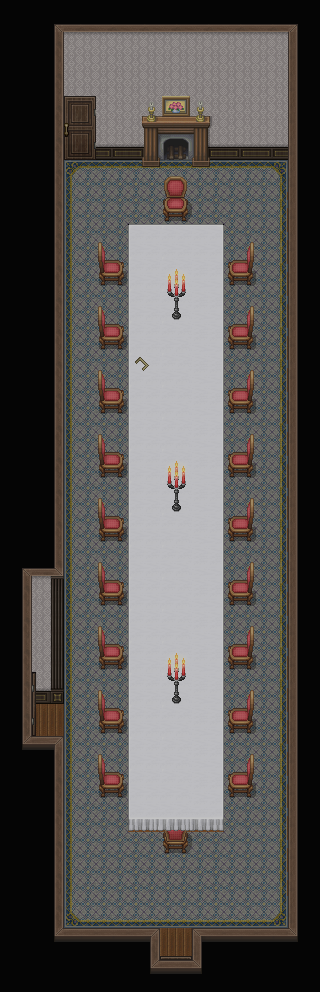

A level layout from a 2D game, rendered from its tile map. Below: a short description, then the map file with tile-grid data replaced by summaries:
An orthogonal 10x31 tile map with 32x32 px tiles, 19 tile layers (壁周り, 床, 床, 床, ...), 14 tilesets.

<map version="1.10" tiledversion="1.11.2" orientation="orthogonal" renderorder="right-down" width="10" height="31" tilewidth="32" tileheight="32" infinite="0" nextlayerid="22" nextobjectid="1">
 <tileset firstgid="1" source="black.tsx" />
 <tileset firstgid="2" source="Wall01-01.tsx" />
 <tileset firstgid="14" source="Inside-CastleTown-B.tsx" />
 <tileset firstgid="270" source="EuropeanI-A201-1.tsx" />
 <tileset firstgid="324" source="Inside-Town-A2-1.tsx" />
 <tileset firstgid="330" source="Inside-Town-A2.tsx" />
 <tileset firstgid="522" source="Inside-CastleTown-C.tsx" />
 <tileset firstgid="778" source="EuropeanI-B01.tsx" />
 <tileset firstgid="1034" source="BlackMagic02.tsx" />
 <tileset firstgid="1082" source="ModernI-A501.tsx" />
 <tileset firstgid="1210" source="Inside-Town-A5.tsx" />
 <tileset firstgid="1338" source="ST-Room-I01.tsx" />
 <tileset firstgid="1618" source="Door.tsx" />
 <tileset firstgid="1630" source="食道ギミック.tsx" />
 <layer id="1" name="壁周り" width="10" height="31" locked="1">
  <data>[310 cells, 108 non-empty, 1 distinct tile ids]</data>
 </layer>
 <layer id="20" name="床" width="10" height="31" locked="1">
  <data>[310 cells, 3 non-empty, 1 distinct tile ids]</data>
 </layer>
 <layer id="21" name="床" width="10" height="31" locked="1">
  <data>[310 cells, 58 non-empty, 1 distinct tile ids]</data>
 </layer>
 <layer id="4" name="床" width="10" height="31" locked="1">
  <data>[310 cells, 91 non-empty, 9 distinct tile ids]</data>
 </layer>
 <layer id="16" name="床" width="10" height="31" locked="1">
  <data>[310 cells, 2 non-empty, 1 distinct tile ids]</data>
 </layer>
 <layer id="17" name="床" width="10" height="31" locked="1">
  <data>[310 cells, 20 non-empty, 1 distinct tile ids]</data>
 </layer>
 <layer id="2" name="壁" width="10" height="31" locked="1">
  <data>[310 cells, 110 non-empty, 17 distinct tile ids]</data>
 </layer>
 <layer id="5" name="椅子" width="10" height="31" locked="1">
  <data>[310 cells, 21 non-empty, 5 distinct tile ids]</data>
 </layer>
 <layer id="18" name="椅子" width="10" height="31" locked="1">
  <data>[310 cells, 19 non-empty, 3 distinct tile ids]</data>
 </layer>
 <layer id="3" name="暖炉(t" width="10" height="31" locked="1">
  <data>[310 cells, 65 non-empty, 17 distinct tile ids]</data>
 </layer>
 <layer id="11" name="取っ手(at" width="10" height="31" locked="1">
  <data>[310 cells, 1 non-empty, 1 distinct tile ids]</data>
 </layer>
 <layer id="8" name="影2" width="10" height="31" locked="1" opacity="0.23">
  <data>[310 cells, 2 non-empty, 1 distinct tile ids]</data>
 </layer>
 <layer id="9" name="ドア" width="10" height="31" locked="1">
  <data>[310 cells, 2 non-empty, 2 distinct tile ids]</data>
 </layer>
 <layer id="12" name="ドア2" width="10" height="31" locked="1">
  <data>[310 cells, 1 non-empty, 1 distinct tile ids]</data>
 </layer>
 <layer id="15" name="ドア3" width="10" height="31" locked="1">
  <data>[310 cells, 2 non-empty, 2 distinct tile ids]</data>
 </layer>
 <layer id="6" name="赤蝋(l" width="10" height="31" locked="1">
  <data>[310 cells, 2 non-empty, 2 distinct tile ids]</data>
 </layer>
 <layer id="13" name="赤蝋(l" width="10" height="31" locked="1">
  <data>[310 cells, 2 non-empty, 2 distinct tile ids]</data>
 </layer>
 <layer id="14" name="赤蝋(l" width="10" height="31" locked="1">
  <data>[310 cells, 2 non-empty, 2 distinct tile ids]</data>
 </layer>
 <layer id="7" name="影" width="10" height="31" locked="1" opacity="0.23">
  <data>[310 cells, 310 non-empty, 1 distinct tile ids]</data>
 </layer>
</map>
